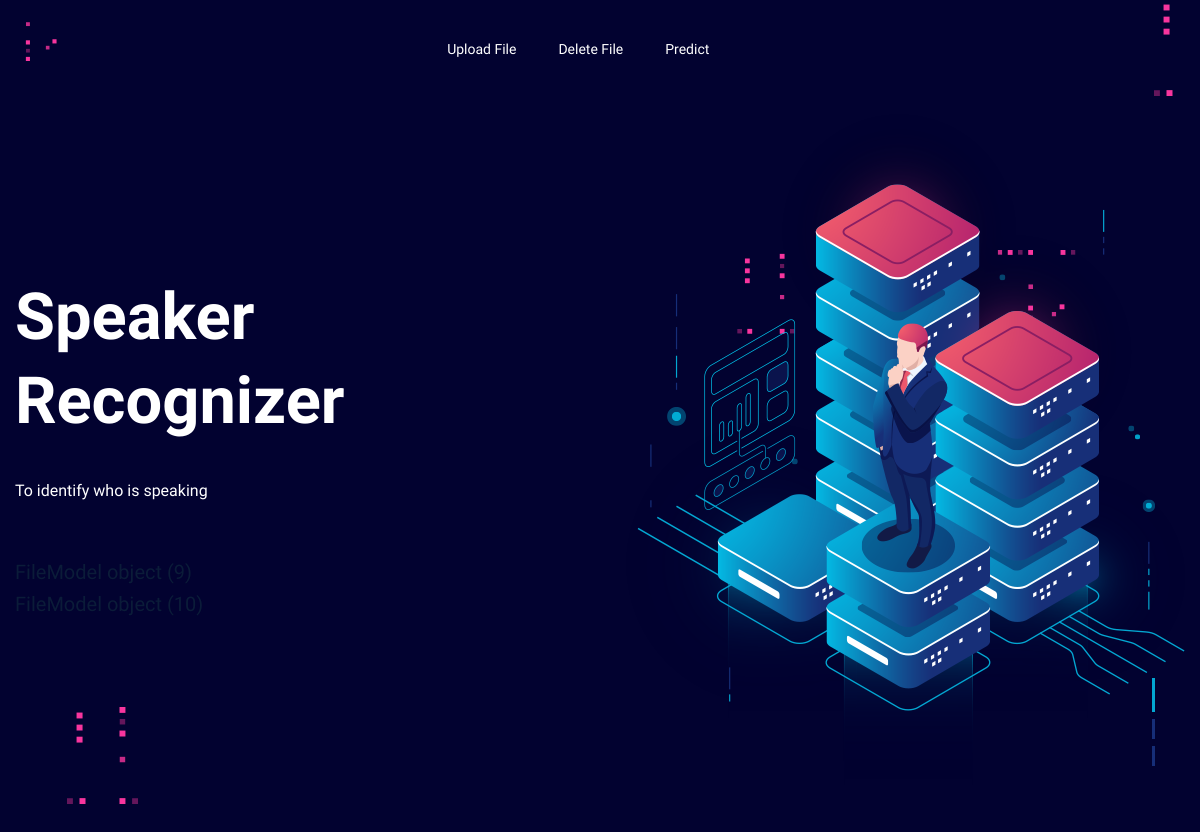
The page /files_list/ on the database as committed earlier.
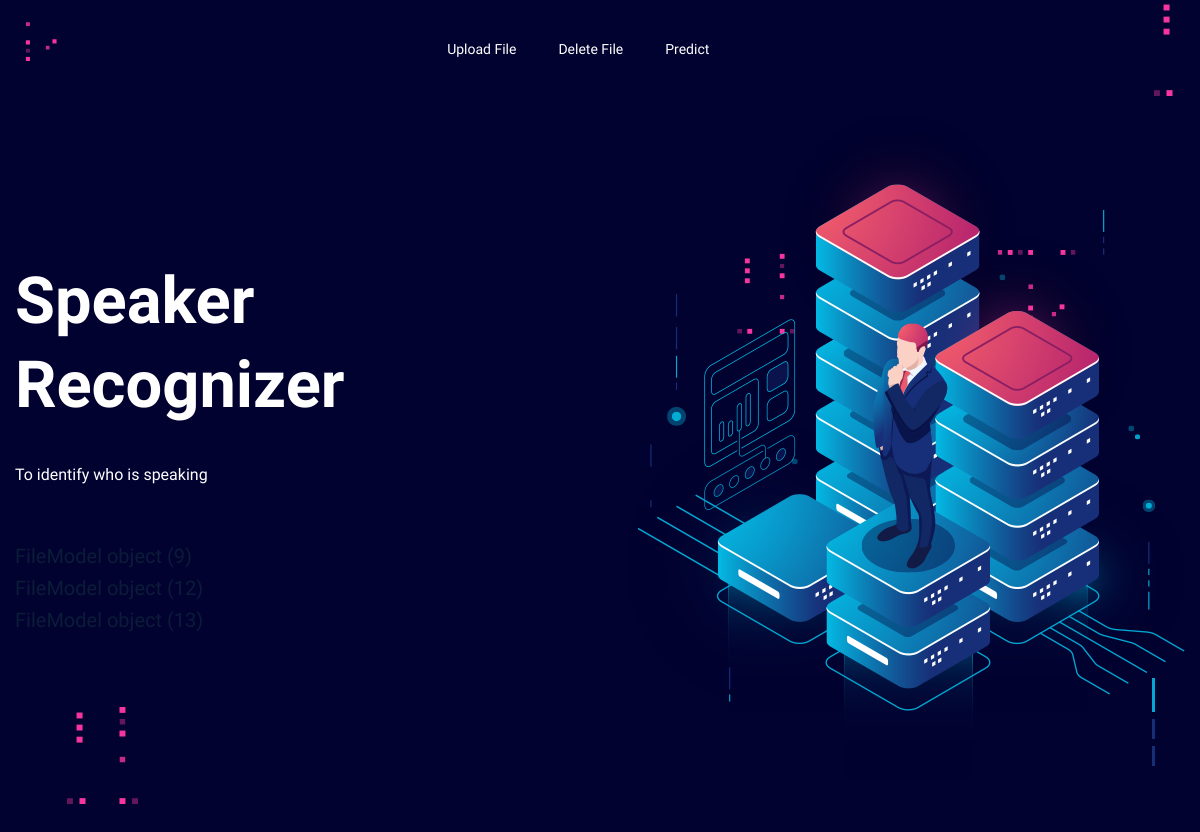
The same page on the database as committed later.
### speaker/models.py (models this page shows)
class FileModel(models.Model):
    file = models.FileField(null=True, blank=True)
    timestamp = models.DateTimeField(auto_now_add=True)
    path = models.FilePathField(
        path=settings.MEDIA_ROOT, default=settings.MEDIA_ROOT)
    class Meta:
        unique_together = ['file', 'path']

### speaker/views.py (the view)
# urls.py: url('files_list/', FilesList.as_view(), name='files_list'),
class FilesList(ListView):
    model = FileModel
    template_name = 'files_list.html'
    context_object_name = 'files_list'

### speaker/templates/files_list.html
    {% extends "index.html" %}
{% block content %}
{% for file in files_list %}
<h5>{{ file }}</h5>
{%endfor%}
{% endblock %}

Rows that differ between the two databases and show on the page:
removed FileModel: id "FileModel object (10)"
added FileModel: id "FileModel object (12)"
added FileModel: id "FileModel object (13)"
